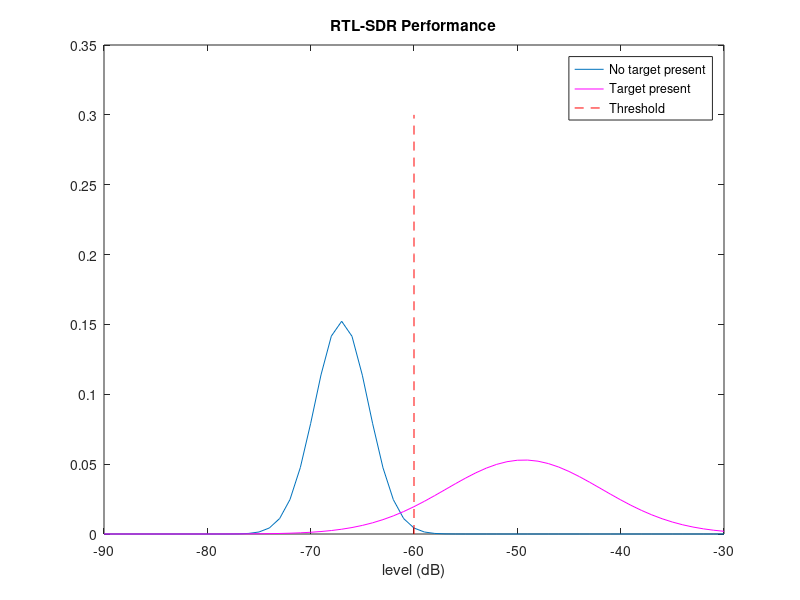
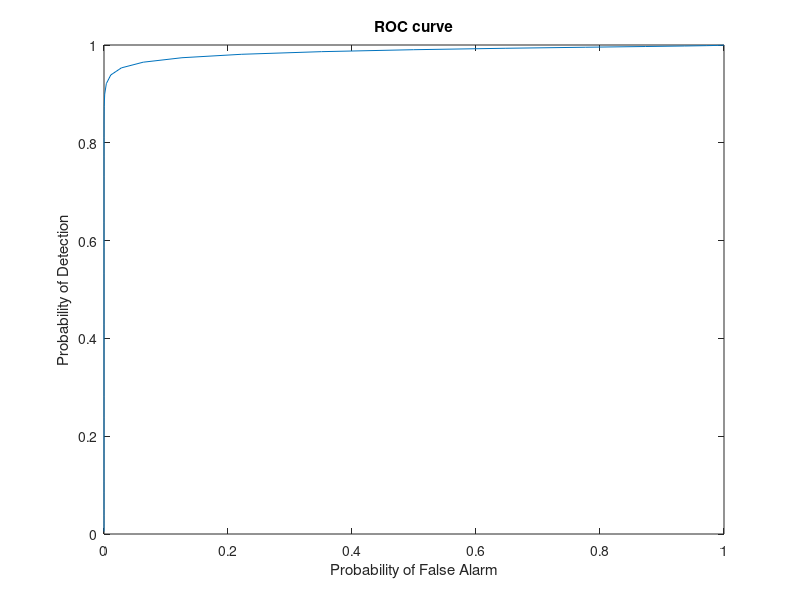

These charts were generated, in order, by the following MATLAB code:
Prob_empty = makedist('Normal', 'mu', -67.0037, 'sigma', 2.62);
Prob_sig_present = makedist('Normal', 'mu', -49.37, 'sigma', 7.53);
threshold = -60;
pfa = 1 - cdf(Prob_empty, threshold)
pd = 1 - cdf(Prob_sig_present, threshold)
level = [-90:-30];
figure(1);
plot(level, Prob_empty.pdf(level));
hold on
plot(level,Prob_sig_present.pdf(level), 'm');
title('RTL-SDR Performance')
hold on
Y = 0:0.1:0.3;
X = threshold * ones(size(Y))
plot(X, Y, 'r--');
legend('No target present', 'Target present', 'Threshold')
xlabel ('level (dB)');
pfa_ROC = 1 - cdf(Prob_empty, level);
pd_ROC = 1 - cdf(Prob_sig_present, level);
figure(2);
plot(pfa_ROC, pd_ROC);
title('ROC curve');
ylabel ('Probability of Detection');
xlabel ('Probability of False Alarm');